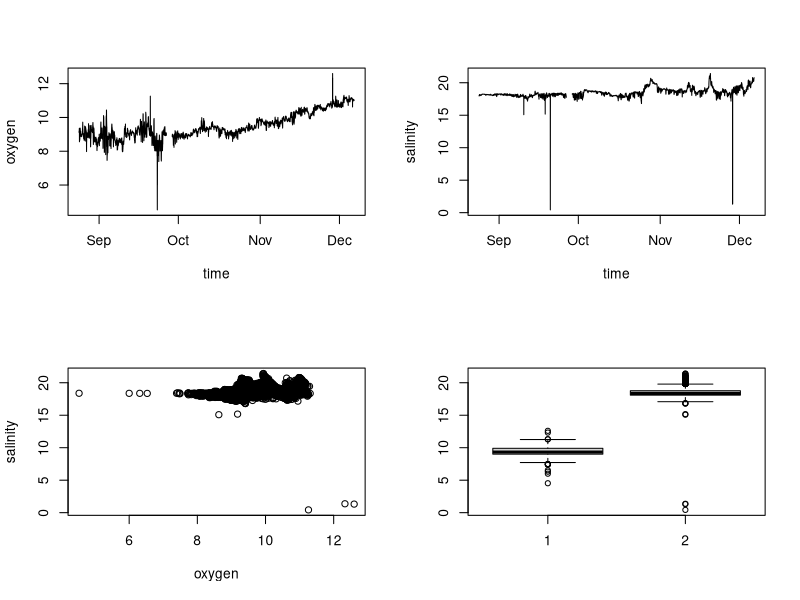
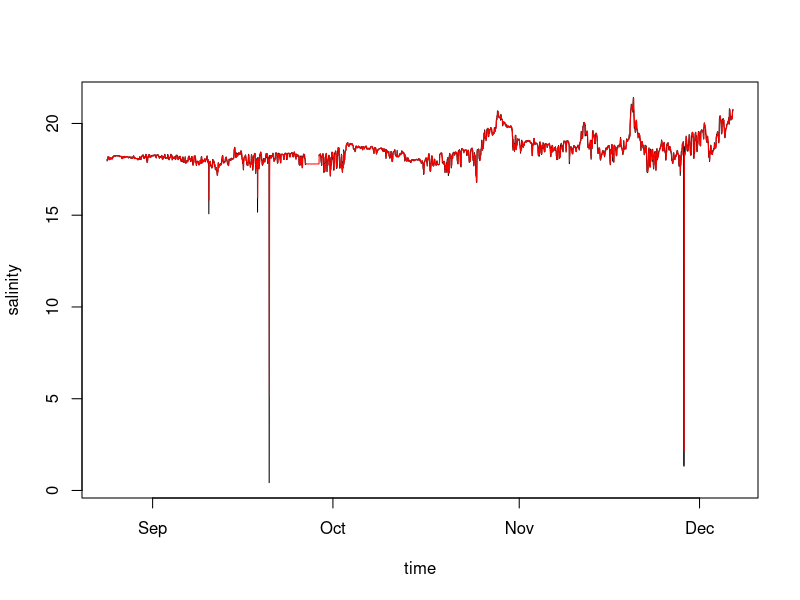
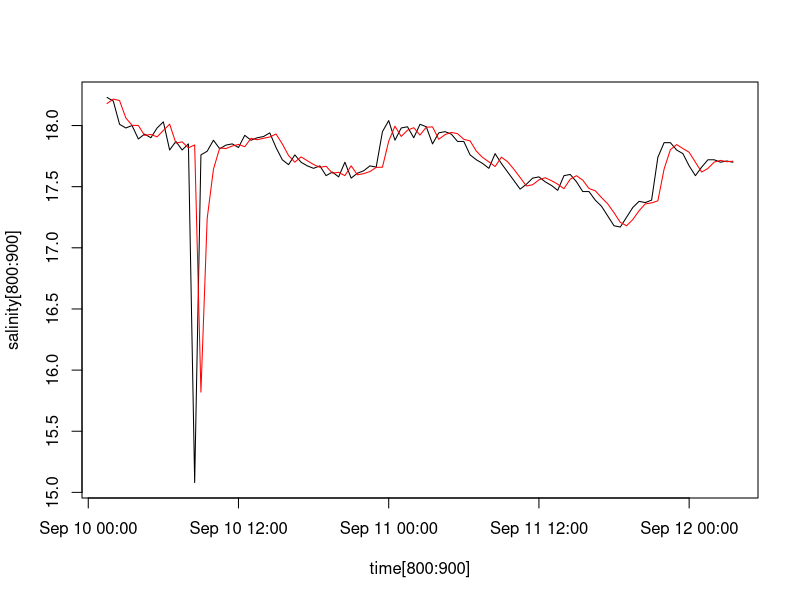
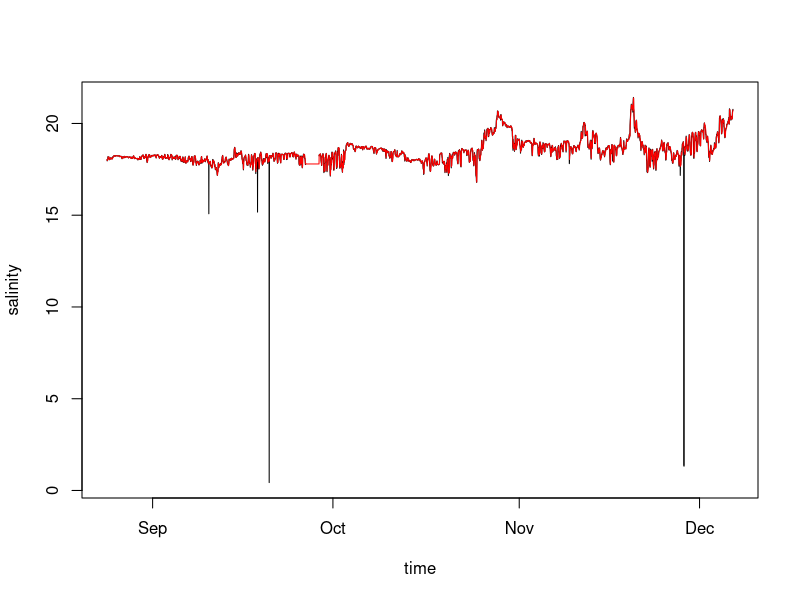
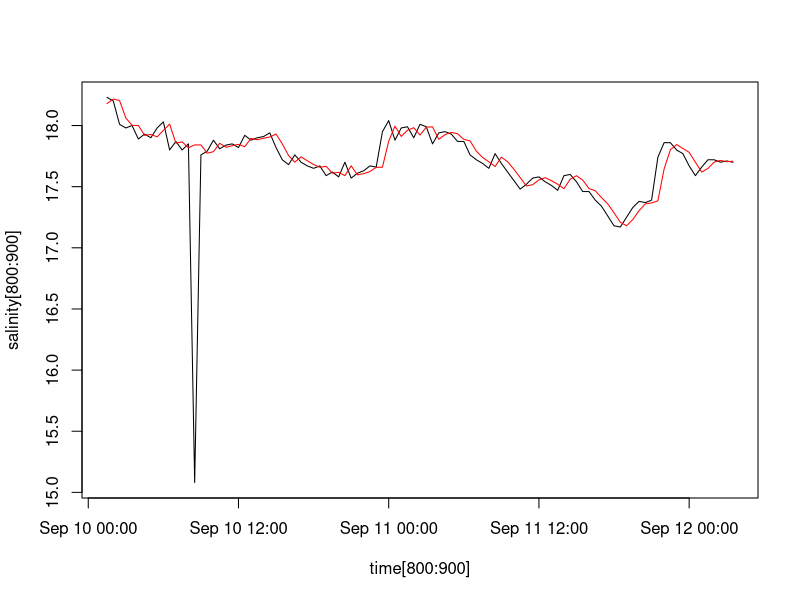

Reproduce these figures in R, in order.
## ---- chunk 1
# Disable inclusion of code chunks in the output
knitr::opts_chunk$set(echo = FALSE)
library("stats")
library("dplyr")

set.seed(1337)


# Function to reset the default parameters
par_defaults <- par(no.readonly = TRUE)
par_reset <- function() {
  par(par_defaults)
}
## ---- chunk 2
# Load the data
data <- read.csv("A4_Kulhuse.csv", header = TRUE, sep = ",")
oxygen <- data$ODO
salinity <- data$Sal
time <- as.POSIXct(dplyr::pull(data, DateTime))
time_rel <- as.numeric(as.POSIXct(dplyr::pull(data, DateTime)))
time_rel <- (time_rel - time_rel[1])
time_delta <- mean(diff(time_rel), na.rm = T)
time_rel <- time_rel / time_delta

# Length
n <- length(time_rel)
## ---- chunk 3
par(mfrow = c(2, 2))
plot(time, oxygen, type='l')
plot(time, salinity, type='l')
plot(oxygen, salinity)
boxplot(oxygen, salinity)
## ---- chunk 4
kalman <- function(A, C, X.var, Y.var, X0.pred, X0.pred.var, Y, n.ahead=1, B=NULL, u=NULL, outlier_sd=NULL, verbose=NULL) {
  # NOTE: Implementation is according to theorem 10.2
  #  Assuming stationary dynamics.

  # Initialize state and variance variables
  n <- length(Y) + n.ahead

  X.dim <- dim(X0.pred)[1]
  Y.dim <- dim(C)[1]

  X.recon     <- lapply(1:n, function(x) rep(NA, X.dim))
  X.recon.var <- lapply(1:n, function(x) matrix(NA, nrow = X.dim, ncol = X.dim))
  
  X.pred      <- lapply(1:n, function(x) rep(NA, X.dim))
  X.pred.var  <- lapply(1:n, function(x) matrix(NA, nrow = X.dim, ncol=X.dim))

  Y.pred.var  <- lapply(1:n, function(x) matrix(NA, nrow = Y.dim, ncol = Y.dim))


  # Initialize optional arguments
  if (is.null(u)) {
    u <- matrix(0, nrow = 1, ncol = n)
  }
  if (is.null(B)) {
    B <- matrix(0, nrow = X.dim, ncol = dim(u)[1])
  }


  # Helper functions
  recon.calc <- function(i) {
    # If missing observation, set reconstruction to prediction
    if (i > length(Y) || any(is.na(Y[[i]]))) {
      X.recon[[i]] <<- X.pred[[i]]
      X.recon.var[[i]] <<- X.pred.var[[i]]

      if ("missing" %in% verbose) {
        cat("Missing:", i, "\n")
      }

      return()
    }


    # Mahalanobis distance for outlier detection
    Y.error <- abs(Y[[i]] - C %*% X.pred[[i]])
    Y.error.sd <- sqrt((t(Y.error) %*% solve(Y.pred.var[[i]]) %*% Y.error) / Y.dim)

    # If outlier and outlier_sd is set, set reconstruction to prediction
    if (!is.null(outlier_sd) && (Y.error.sd > outlier_sd)) {
      X.recon[[i]] <<- X.pred[[i]]
      X.recon.var[[i]] <<- X.pred.var[[i]]

      if ("outlier" %in% verbose) {
        cat("Outlier:", i, "Sd:", Y.error.sd, "\n")
      }
    }
    # Else, reconstruct
    else {
      K <- X.pred.var[[i]] %*% t(C) %*% solve(Y.pred.var[[i]])

      X.recon[[i]] <<- X.pred[[i]] + K %*% (Y[[i]] - C %*% X.pred[[i]])
      X.recon.var[[i]] <<- X.pred.var[[i]] - K %*% C %*% X.pred.var[[i]]
    }

  }

  pred.calc <- function(i) {
    X.pred[[i]] <<- A %*% X.recon[[i-1]] + B %*% u[[i-1]]
    X.pred.var[[i]] <<- A %*% X.recon.var[[i-1]] %*% t(A) + X.var
    Y.pred.var[[i]] <<- C %*% X.pred.var[[i]] %*% t(C) + Y.var
  }


  # NOTE: Initial predictions set according to theorem 10.2.
  #  Not setting reconstruction directly as in lecture notes,
  #  as it would not incorporate dynamics and the first observation.
  X.pred[[1]] <- X0.pred
  X.pred.var[[1]] <- X0.pred.var

  Y.pred.var[[1]] <- C %*% X.pred.var[[1]] %*% t(C) + Y.var

  # Initial reconstruction
  recon.calc(1)


  # Kalman filter iterative implementation of recursion
  for (i in 2:n) {
    pred.calc(i)
    recon.calc(i)
  }


  # Return reconstructed and predicted values
  return(list(
    X.recon     = X.recon,
    X.recon.var = X.recon.var,
    X.pred      = X.pred,
    X.pred.var  = X.pred.var,
    Y.pred.var  = Y.pred.var
  ))
}


results.pure <- kalman(
  A=matrix(1, nrow = 1, ncol = 1),
  C=matrix(1, nrow = 1, ncol = 1),
  X.var=matrix(0.01, nrow = 1, ncol = 1),
  Y.var=matrix(0.005, nrow = 1, ncol = 1),
  X0.pred=matrix(salinity[1], nrow = 1, ncol = 1),
  X0.pred.var=matrix(var(salinity, na.rm = T), nrow = 1, ncol = 1),
  Y=lapply(salinity, function(x) x),
  verbose=c("missing")
)

## ---- chunk 5
par_reset()
plot(time, salinity, type = "l")
lines(time, results.pure$X.pred[-(n+1)], col = "red")
## ---- chunk 6
par_reset()
plot(time[800:900], salinity[800:900], type = "l")
lines(time[800:900], results.pure$X.pred[800:900], col = "red")
## ---- chunk 7
results.skipped <- kalman(
  A=matrix(1, nrow = 1, ncol = 1),
  C=matrix(1, nrow = 1, ncol = 1),
  X.var=matrix(0.01, nrow = 1, ncol = 1),
  Y.var=matrix(0.005, nrow = 1, ncol = 1),
  X0.pred=matrix(salinity[1], nrow = 1, ncol = 1),
  X0.pred.var=matrix(var(salinity, na.rm = T), nrow = 1, ncol = 1),
  Y=lapply(salinity, function(x) x),
  outlier_sd=6,
  verbose=c("outlier")
)
## ---- chunk 8
par_reset()
plot(time, salinity, type = "l")
lines(time, results.skipped$X.pred[-(n+1)], col = "red")
## ---- chunk 9
par_reset()
plot(time[800:900], salinity[800:900], type = "l")
lines(time[800:900], results.skipped$X.pred[800:900], col = "red")
## ---- chunk 10
# TODO: Implement ML equation and then use some optimizer to find the best parameters
## ---- chunk 11

